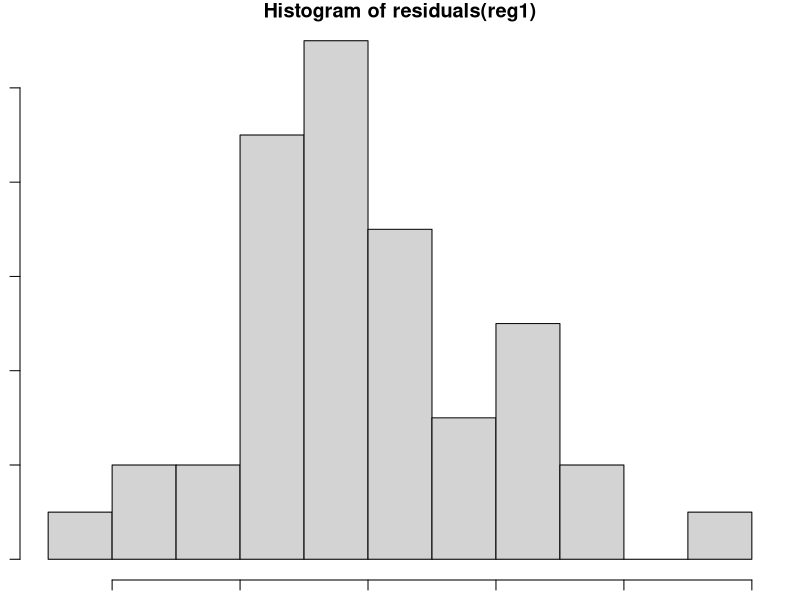

This chart was generated by the following R code:
#regression
#something for everyone
#out of many, one
library(datasets)
head(USJudgeRatings)
data<-USJudgeRatings
head(data)
x<- as.matrix(data[-12])
y<- data[, 12]

#regression with simultaneous entry
#using variable groups
reg1<- lm(y~x) #linear model(y is to be predicted y all the values of x)
reg1
summary(reg1)

anova(reg1) #coefficients w/inferential test
coef(reg1) #coef (same as reg1)
confint(reg1) #CI for coef
resid(reg1) #residuals case-by-case
par(mar= c(1,1,1,1))
hist(residuals(reg1)) #Histogram of residuals
